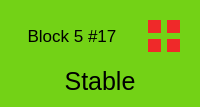
               <widget class="QWidget" name="cell_n17" native="true">
                <property name="styleSheet">
                 <string notr="true">background-color: rgb(115, 210, 22);
border-color: rgb(255, 255, 255);</string>
                </property>
                <layout class="QGridLayout" name="gridLayout_75">
                 <item row="0" column="0">
                  <widget class="QLabel" name="n17">
                   <property name="font">
                    <font>
                     <pointsize>13</pointsize>
                    </font>
                   </property>
                   <property name="text">
                    <string>Block 5 #17</string>
                   </property>
                   <property name="alignment">
                    <set>Qt::AlignCenter</set>
                   </property>
                  </widget>
                 </item>
                 <item row="0" column="1">
                  <widget class="QWidget" name="w17" native="true">
                   <property name="sizePolicy">
                    <sizepolicy hsizetype="Fixed" vsizetype="Fixed">
                     <horstretch>0</horstretch>
                     <verstretch>0</verstretch>
                    </sizepolicy>
                   </property>
                   <property name="minimumSize">
                    <size>
                     <width>50</width>
                     <height>50</height>
                    </size>
                   </property>
                   <property name="maximumSize">
                    <size>
                     <width>50</width>
                     <height>50</height>
                    </size>
                   </property>
                   <layout class="QGridLayout" name="gridLayout_76">
                    <item row="0" column="0">
                     <widget class="QWidget" name="n17_mainsys" native="true">
                      <property name="styleSheet">
                       <string notr="true">background-color: rgb(239, 41, 41);</string>
                      </property>
                     </widget>
                    </item>
                    <item row="0" column="1">
                     <widget class="QWidget" name="n17_mainradar" native="true">
                      <property name="styleSheet">
                       <string notr="true">background-color: rgb(239, 41, 41);</string>
                      </property>
                     </widget>
                    </item>
                    <item row="1" column="0">
                     <widget class="QWidget" name="n17_subsys" native="true">
                      <property name="styleSheet">
                       <string notr="true">background-color: rgb(239, 41, 41);</string>
                      </property>
                     </widget>
                    </item>
                    <item row="1" column="1">
                     <widget class="QWidget" name="n17_subradar" native="true">
                      <property name="styleSheet">
                       <string notr="true">background-color: rgb(239, 41, 41);</string>
                      </property>
                     </widget>
                    </item>
                   </layout>
                  </widget>
                 </item>
                 <item row="1" column="0" colspan="2">
                  <widget class="QLabel" name="n17_display">
                   <property name="font">
                    <font>
                     <pointsize>19</pointsize>
                    </font>
                   </property>
                   <property name="styleSheet">
                    <string notr="true">border-color: rgb(255, 255, 255);</string>
                   </property>
                   <property name="text">
                    <string>Stable</string>
                   </property>
                   <property name="alignment">
                    <set>Qt::AlignCenter</set>
                   </property>
                  </widget>
                 </item>
                </layout>
               </widget>
